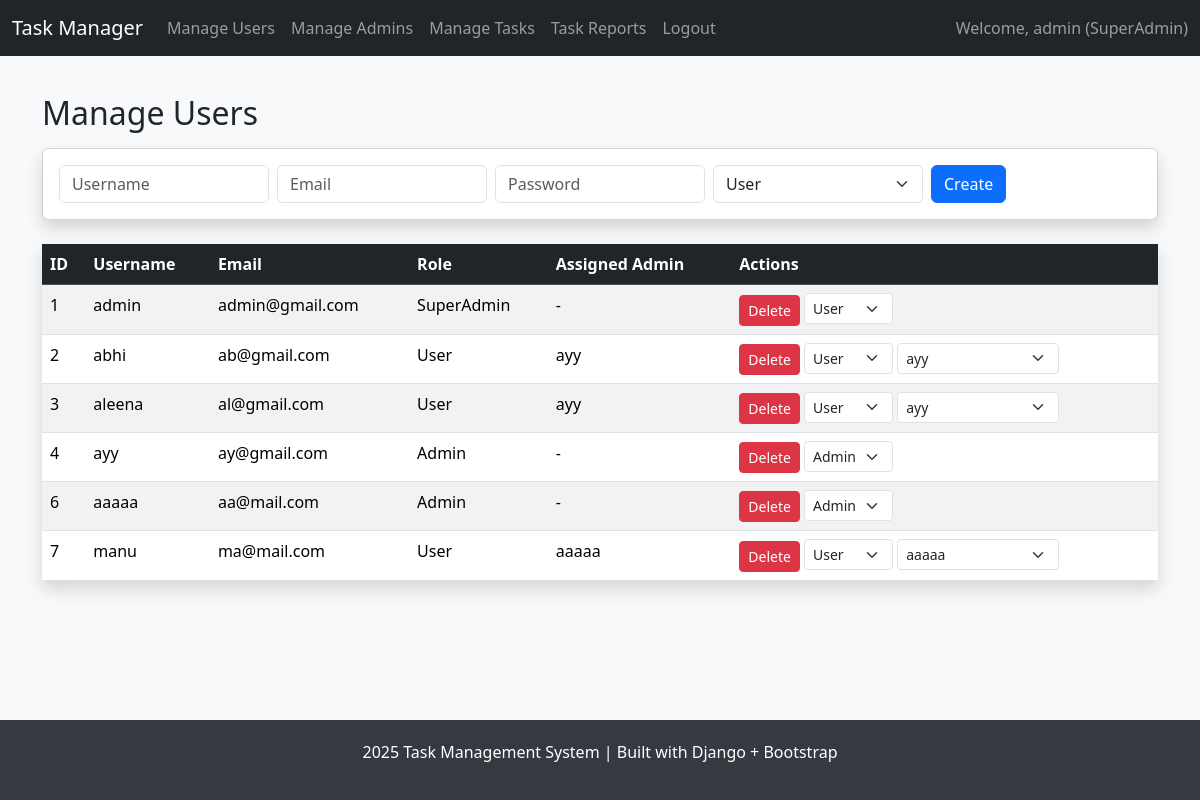
/manage-users/ (signed in), run on the app's committed database.
### accounts/models.py (models this page shows, shortened)
class User(AbstractUser):
    ROLE_CHOICES = (
        ("SuperAdmin", "SuperAdmin"),
        ("Admin", "Admin"),
        ("User", "User"),
    )
    role = models.CharField(max_length=20, choices=ROLE_CHOICES, default="User")
    assigned_admin = models.ForeignKey(
        "self", null=True, blank=True, on_delete=models.SET_NULL, related_name="managed_users",
        limit_choices_to={"role": "Admin"}
    )

### adminpanel/views.py (the view, shortened to what this page needs)
# urls.py: path("manage-users/", views.manage_users, name="manage_users"),
@login_required
def manage_users(request):
    if request.user.role != "SuperAdmin":
        return redirect("dashboard")
    users = User.objects.all()
    admins = User.objects.filter(role="Admin")
    return render(request, "adminpanel/manage_users.html", {"users": users, "admins": admins})

### adminpanel/templates/adminpanel/manage_users.html (shortened to what this page needs)
{% extends "adminpanel/base.html" %}
{% block content %}
<h2 class="mb-3">Manage Users</h2>
<form method="post" class="card p-3 mb-4 shadow">
  <div class="row g-2">
    <div class="col"><input type="text" name="username" placeholder="Username" class="form-control" required></div>
    <div class="col"><input type="email" name="email" placeholder="Email" class="form-control"></div>
    <div class="col"><input type="password" name="password" placeholder="Password" class="form-control" required></div>
    <div class="col">
      <select name="role" class="form-select">
        <option value="User">User</option>
      </select>
    </div>
    <div class="col"><button class="btn btn-primary">Create</button></div>
  </div>
</form>
<table class="table table-striped shadow">
  <thead class="table-dark">
    <tr>
      <th>ID</th><th>Username</th><th>Email</th><th>Role</th><th>Assigned Admin</th><th>Actions</th>
    </tr>
  </thead>
  <tbody>
    {% for user in users %}
    <tr>
      <td>{{ user.id }}</td>
      <td>{{ user.username }}</td>
      <td>{{ user.email }}</td>
      <td>{{ user.role }}</td>
      <td>{% if user.assigned_admin %}{{ user.assigned_admin.username }}{% else %}-{% endif %}</td>
      <td>
        <form method="post" style="display:inline;">
          <button class="btn btn-danger btn-sm">Delete</button>
        </form>
        <form method="post" style="display:inline;">
          <select name="role" onchange="this.form.submit()" class="form-select form-select-sm d-inline w-auto">
            <option {% if user.role == "User" %}selected{% endif %}>User</option>
            <option {% if user.role == "Admin" %}selected{% endif %}>Admin</option>
          </select>
        </form>
        {% if user.role == "User" %}
        <form method="post" style="display:inline;">
          <select name="admin_id" onchange="this.form.submit()" class="form-select form-select-sm d-inline w-auto">
            {% for admin in admins %}
            <option value="{{ admin.id }}" {% if user.assigned_admin and user.assigned_admin.id == admin.id %}selected{% endif %}>{{ admin.username }}</option>
            {% endfor %}
          </select>
        </form>
        {% endif %}
      </td>
    </tr>
    {% endfor %}
  </tbody>
</table>
{% endblock %}

### adminpanel/templates/adminpanel/base.html (shortened to what this page needs)
<!DOCTYPE html>
<html lang="en">
<head>
  <link href="https://cdn.jsdelivr.net/npm/bootstrap@5.3.2/dist/css/bootstrap.min.css" rel="stylesheet">
</head>
<body>
  <nav class="navbar navbar-expand-lg navbar-dark bg-dark fixed-top">
    <div class="container-fluid">
      <a class="navbar-brand" href="{% url 'dashboard' %}">Task Manager</a>
      <div class="collapse navbar-collapse" id="navbarNav">
        <ul class="navbar-nav me-auto">
          {% if user.is_authenticated %}
            {% if user.role == "SuperAdmin" %}
              <li class="nav-item"><a class="nav-link" href="{% url 'manage_users' %}">Manage Users</a></li>
              <li class="nav-item"><a class="nav-link" href="{% url 'manage_admins' %}">Manage Admins</a></li>
              <li class="nav-item"><a class="nav-link" href="{% url 'manage_tasks' %}">Manage Tasks</a></li>
              <li class="nav-item"><a class="nav-link" href="{% url 'task_reports' %}">Task Reports</a></li>
            {% elif user.role == "Admin" %}
              <li class="nav-item"><a class="nav-link" href="{% url 'task_list' %}">My Tasks</a></li>
              <li class="nav-item"><a class="nav-link" href="{% url 'user_list' %}">My Users</a></li>
            {% endif %}
            <li class="nav-item"><a class="nav-link" href="{% url 'logout' %}">Logout</a></li>
          {% endif %}
        </ul>
        {% if user.is_authenticated %}
          <span class="navbar-text">Welcome, {{ user.username }} ({{ user.role }})</span>
        {% endif %}
      </div>
    </div>
  </nav>
  <main class="container py-4">
    {% block content %}{% endblock %}
  </main>
  <footer>
    <p>2025 Task Management System | Built with Django + Bootstrap</p>
  </footer>
</body>
</html>

### adminpanel/templates/adminpanel/base.html (style rules this page uses)
body { min-height: 100vh; display: flex; flex-direction: column; background-color: #f8f9fa; padding-top: 70px; }
main { flex: 1; }
footer { margin-top: auto; padding: 20px; background: #343a40; color: white; text-align: center; }

### data on the page
User: username "admin", role "SuperAdmin", id "1", email "admin@gmail.com"
User: id "2", username "abhi", email "ab@gmail.com", role "User", assigned_admin.username "ayy", admin_id "ayy"
User: id "3", username "aleena", email "al@gmail.com", role "User", assigned_admin.username "ayy", admin_id "ayy"
User: id "4", username "ayy", email "ay@gmail.com", role "Admin"
User: id "6", username "aaaaa", email "aa@mail.com", role "Admin"
User: id "7", username "manu", email "ma@mail.com", role "User", assigned_admin.username "aaaaa", admin_id "aaaaa"
